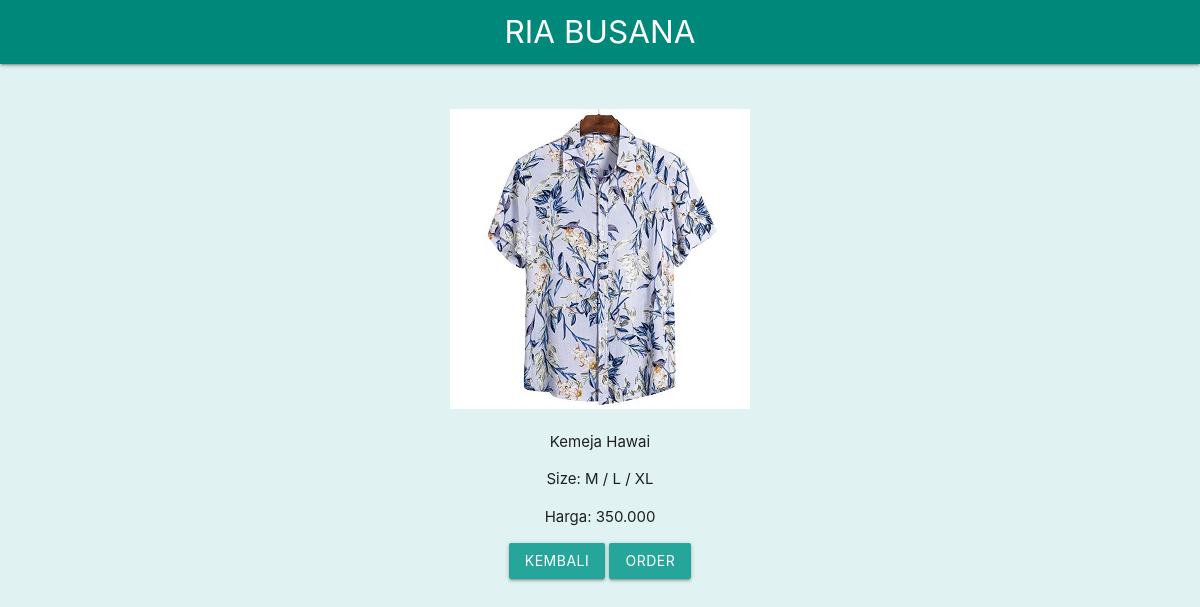
The app's page /php/detail.php?id=3 with its own data.
### tables this page shows
CREATE TABLE `pakaian` (
  `id` int(11) NOT NULL,
  `nama` varchar(200) NOT NULL,
  `ukuran` varchar(100) NOT NULL,
  `harga` varchar(100) NOT NULL,
  `img` varchar(100) NOT NULL
);

### php/functions.php (called while the page is built, shortened)
<?php
function koneksi()
{
    $conn = mysqli_connect("localhost", "root", "");
    mysqli_select_db($conn, "pw_tubess_203040035");
    return $conn;
}
function query($query)
{
    $conn = koneksi();
    $result = mysqli_query($conn, $query);
    $rows = [];
    while( $row = mysqli_fetch_assoc($result) ) {
        $rows[] = $row;
    }
    return $rows;
}
?>

### php/detail.php (the view, shortened to what this page needs)
<?php
require "functions.php";
$id = $_GET["id"];
$pakaian = query("SELECT * FROM pakaian WHERE id = $id")[0];
?>
<!DOCTYPE html>
<html>
    <head>
        <link type="text/css" rel="stylesheet" href="../css/materialize.min.css"  media="screen,projection"/>
        <link rel="stylesheet" href="../css/style.css">
    </head>
    <body class="teal lighten-5">
        <div class="navbar-fixed">
            <nav class="teal darken-1">
                <div class="container">
                    <div class="nav-wrapper">
                        <a href="../index.php" class="brand-logo text-align center">RIA BUSANA</a>
                    </div>
                </div>
            </nav>
        </div>
    <br><br>
    <div class="container" style="text-align: center;">
        <div class="img">
            <img src="../assets/img/<?= $pakaian["img"]; ?>">
        </div>
        <div class="keterangan">
            <p><?= $pakaian["nama"]; ?></p>
            <p>Size: <?= $pakaian["ukuran"]; ?></p>
            <p>Harga: <?= $pakaian["harga"]; ?></p>
        </div>
        <button class="waves-effect waves-light btn" type="button"><a class="white-text" href="../index.php">Kembali</a></button>
        <button class="waves-effect waves-light btn" type="button"><a class="white-text" href="">Order</a></button>
    </div>
    </body>
    </html>

### records on screen
pakaian: img (picture), nama "Kemeja Hawai", ukuran "M / L / XL", harga "350.000"
